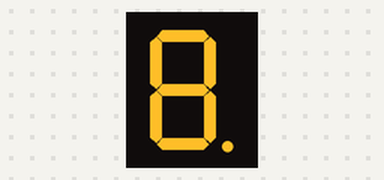
Simulated run of this sketch. Board: Arduino Uno, built with avr-gcc and run on an emulated ATmega328P. On the bench: 1-digit seven-segment display. Wiring (inferred from the names in the program): 1-digit 7-segment display, segments lit when HIGH: segments pin 8, pin 9, pin 4, pin 3, pin 2, pin 7, pin 6, pin 5. The segment pins are drawn as the display they are named for.

Above: at 0.1 s.
At 1.1 s:
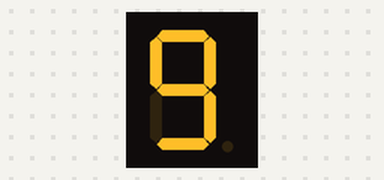
At 2.1 s:
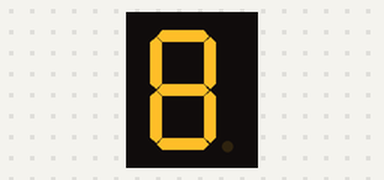
At 5.1 s:
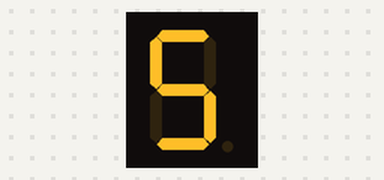
At 8.1 s:
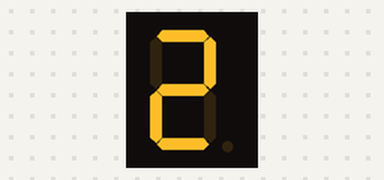
At 11.1 s:
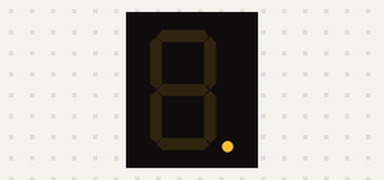

Measured:
- by itself, everything shown: repeats every 12.0 s, in 12 steps
- what the display in image 1 shows lasts 1.0 s, from 1.0 s to 2.0 s

The sketch:

7SEGMENT.ino
```cpp
int B = 9;
int A = 8;
int F = 7;
int G = 6;
int DP = 5;
int C = 4;
int D = 3;
int E = 2;

void setup()
{
  pinMode(B, OUTPUT);
  pinMode(A, OUTPUT);
  pinMode(F, OUTPUT);
  pinMode(G, OUTPUT);
  pinMode(DP, OUTPUT);
  pinMode(C, OUTPUT);
  pinMode(D, OUTPUT);
  pinMode(E, OUTPUT);
}

void loop()
{
  digitalWrite(B, HIGH);//All
  digitalWrite(A, HIGH);
  digitalWrite(F, HIGH);
  digitalWrite(G, HIGH);
  digitalWrite(DP, HIGH);
  digitalWrite(C, HIGH);
  digitalWrite(D, HIGH);
  digitalWrite(E, HIGH);
  delay(1000);
  digitalWrite(DP, LOW);//9
  digitalWrite(E, LOW);
  delay(1000);
  digitalWrite(E, HIGH);//8
  delay(1000);
  digitalWrite(F, LOW);//7
  digitalWrite(G, LOW);
  digitalWrite(D, LOW);
  digitalWrite(E, LOW);
  delay(1000);
  digitalWrite(B, LOW);//6
  digitalWrite(F, HIGH);
  digitalWrite(G, HIGH);
  digitalWrite(C, HIGH);
  digitalWrite(D, HIGH);
  digitalWrite(E, HIGH);
  delay(1000);
  digitalWrite(E, LOW);//5
  delay(1000);
  digitalWrite(B, HIGH);//4
  digitalWrite(A, LOW);
  digitalWrite(D, LOW);
  delay(1000);
  digitalWrite(A, HIGH);//3
  digitalWrite(D, HIGH);
  digitalWrite(F, LOW);
  delay(1000);
  digitalWrite(F, LOW);//2
  digitalWrite(C, LOW);
  digitalWrite(E, HIGH);
  delay(1000);
  digitalWrite(A, LOW);//1
  digitalWrite(G, LOW);
  digitalWrite(C, HIGH);
  digitalWrite(D, LOW);
  digitalWrite(E, LOW);
  delay(1000);
  digitalWrite(A, HIGH);//0
  digitalWrite(F, HIGH);
  digitalWrite(D, HIGH);
  digitalWrite(E, HIGH);
  delay(1000);
  digitalWrite(B, LOW);//.
  digitalWrite(A, LOW);
  digitalWrite(DP, HIGH);
  digitalWrite(C, LOW);
  digitalWrite(D, LOW);
  digitalWrite(E, LOW);
  digitalWrite(F,LOW);
  delay(1000);
}
```
